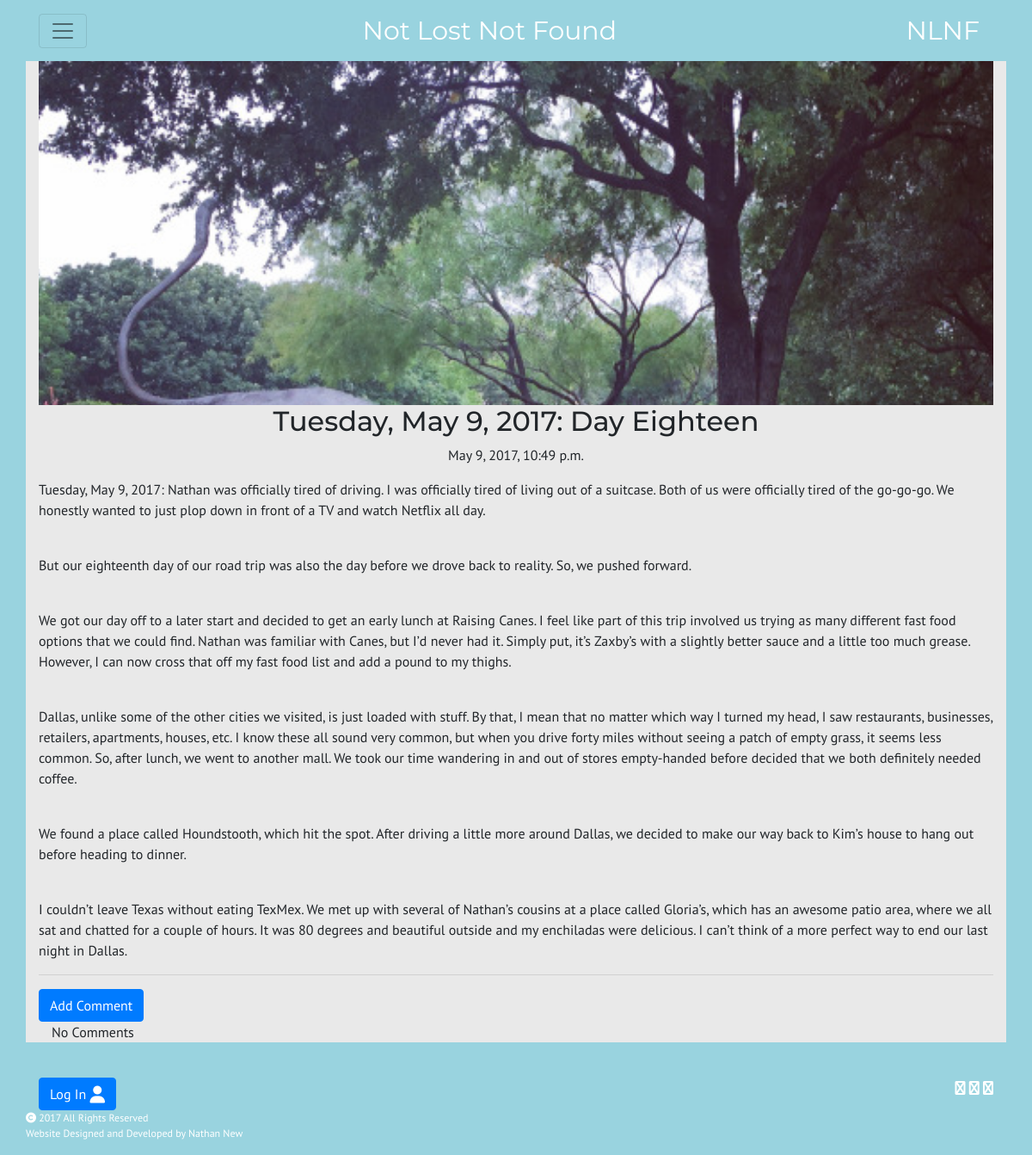
Page /post/44 on the committed database.
### blog/models.py (models this page shows, shortened)
class Post(models.Model):
	author = models.ForeignKey('auth.User')
	title = models.CharField(max_length=200)
	text = RedactorField(allow_image_upload=True)
	feature = models.ImageField(upload_to='uploads/%Y/%m/%d',blank=True,null=True)
	create_date = models.DateTimeField(default=timezone.now)
	published_date = models.DateTimeField(blank=True,null=True)

### blog/views.py (the view)
class PostDetailView(DetailView):
	model = Post

### blog/templatetags/base_extras.py (called while the page is built)
@register.simple_tag
def active_page(request, view_name):
	from django.core.urlresolvers import resolve, Resolver404
	path = resolve(request.path_info)
	if not request:
		return "titties"
	try:
		return "active" if path.url_name == view_name else ""
	except Resolver404:
		return "welp"

### blog/templates/blog/post_detail.html (shortened to what this page needs)
{% extends "blog/base.html" %}
{% load tz %}
{% load staticfiles %}
{% block content %}
	<div class="container content">
		{% if post.feature %}
			<div class="featureimage" style="background-image: url({{ post.feature.url }})"></div>
		{% else %}
			<div class="featureimage" style="background-image: url({% static 'blog/img/header.jpg' %})"></div>
		{% endif %}
		<h1 class="postTitle">{{ post.title|title }}</h1>
		{% if post.published_date %}
			<p class="date postdate">{{ post.published_date|localtime }}</p>
		{% else %}
			<a href="{% url 'post_publish' pk=post.pk %}" class="btn btn-primary">Publish</a>
		{% endif %}
		<p class="postcontent">{{ post.text|safe|linebreaksbr }}</p>
		<hr>
		{% if post.published_date %}
		<a href="{% url 'add_comment_to_post' pk=post.pk %}" class="btn btn-primary btn-comment">Add Comment</a>
		<div class="container" id="comments">
			{% for comment in post.comments.all %}
				<br>
				{% if user.is_authenticated or comment.approved_comment %}
					<p>
						{% if user.is_authenticated and not comment.approved_comment %}
							<strong>Not Reviewed: <br></strong>
						{% endif %}
						{{ comment.create_date }}
						{% if user.is_authenticated %}
							<a href="{% url 'comment_remove' pk=comment.pk %}" class="btn btn-default"><i class="fa fa-times makered" aria-hidden="true"></i></a>
							{% if not comment.approved_comment %}
								<a href="{% url 'comment_approve' pk=comment.pk %}" class="btn btn-default"><i class="fa fa-check" aria-hidden="true"></i></a>
							{% endif %}
						{% endif %}
					</p>
					<p>{{ comment.text|safe|linebreaks }}</p>
					<p>Posted By: {{ comment.author }}</p>
				{% endif %}
				{% empty %}
				<p>No Comments</p>
			{% endfor %}
		</div>
		{% endif %}
	</div>
{% endblock content %}

### blog/static/blog/css/blog.css (style rules this page uses)
body { font-family: 'PT Sans', sans-serif; background-color: #99D3DF; }
h1 { font-family: 'Montserrat', sans-serif; }
@media (min-width: 700px) { .header, .featureimage { background-image: url('/static/blog/img/header.jpg'); height:600px; width:100%; background-attachment: fixed; background-position: center; background-repeat: no-repeat; background-size: cover; top: 0; } }
.featureimage { height:400px; background-attachment: fixed; background-position: center; position: relative; background-repeat: no-repeat; background-size: cover; }
.content { background-color: #E9E9E9; }
.postTitle { font-family: 'Montserrat', sans-serif; font-size: 2em; text-align: center; }
.postdate { text-align: center; }

### rows in the picture
Post: feature (picture), title "Tuesday, May 9, 2017: Day Eighteen", published_date "May 9, 2017, 10:49 p.m.", text "Tuesday, May 9, 2017: Nathan was officially tired of driving. I was officially tired of living out of a suitcase. Both of us were officially tired of the go-go-go. We honestly wanted to just plop down in front of a TV and watch Netflix all day. But our eighteenth day of our road trip was also the day before we drove back to reality. So, we pushed forward. We got our day off to a later start and decided to get an early lunch at Raising Canes. I feel like part of this trip involved us trying as many different fast food options that we could find. Nathan was familiar with Canes, but I’d never had it. Simply put, it’s Zaxby’s with a slightly better sauce and a little too much grease. However, I…"
